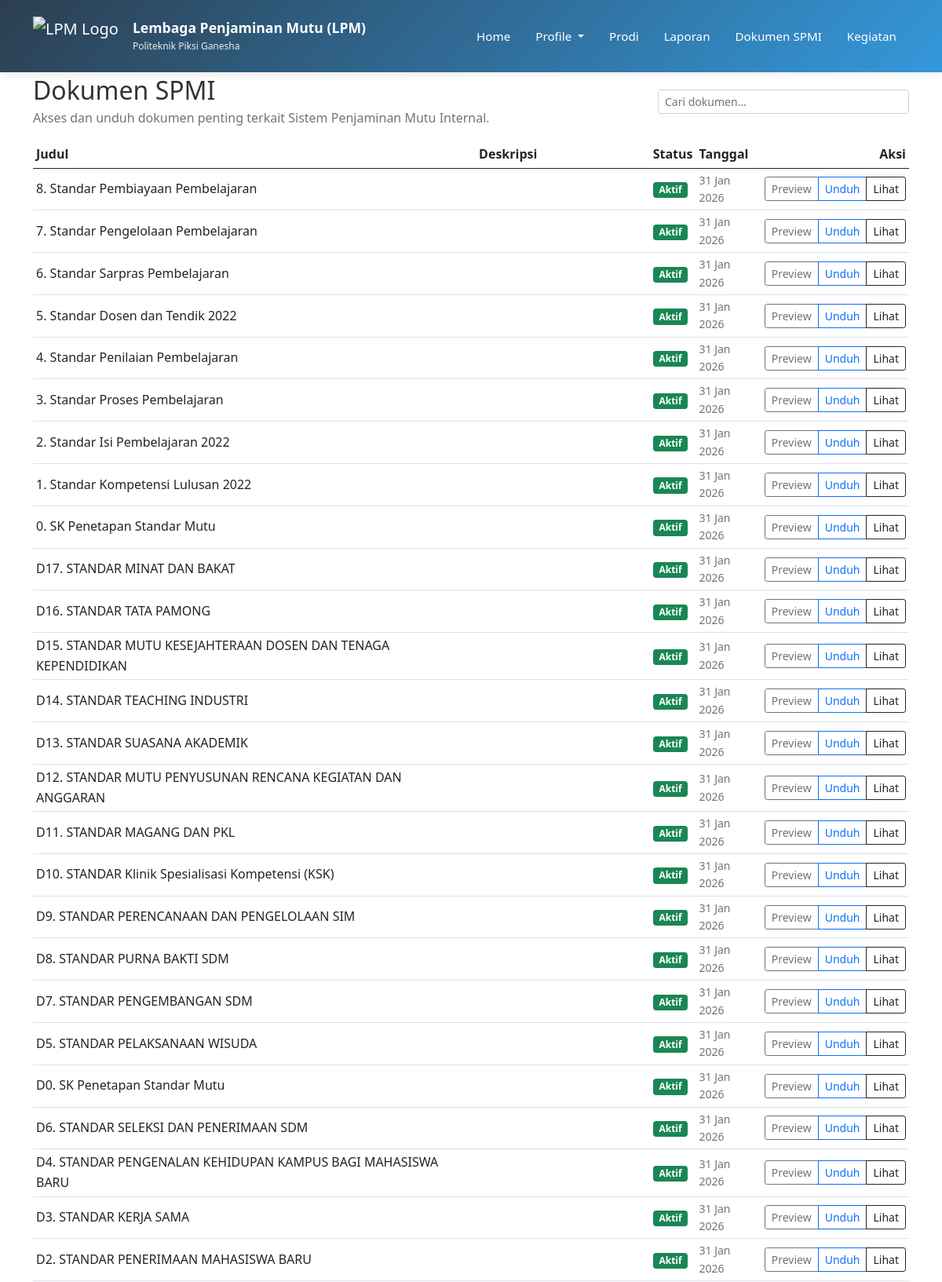
The page /index.php/frontend/dokumen (upper part) on the database its author committed.
### tables this page shows
CREATE TABLE `dokumen_spmi`  (
  `id` int NOT NULL AUTO_INCREMENT,
  `title` varchar(255) NULL DEFAULT NULL,
  `category` varchar(255) NULL DEFAULT NULL,
  `description` text NULL,
  `file_url` varchar(255) NULL DEFAULT NULL,
  `is_active` varchar(30) NULL DEFAULT NULL,
  `created_at` timestamp NULL DEFAULT NULL,
  `updated_at` timestamp NULL DEFAULT NULL,
  PRIMARY KEY (`id`) USING BTREE
);

### application/libraries/Template.php (called while the page is built, shortened)
<?php
class Template {
	protected $ci;
	protected $data = [];
	protected $title = 'LPM - Web Solutions';
	protected $meta_keywords = '';
	protected $meta_description = '';
	public function __construct() {
		$this->ci = &get_instance();
	}
	public function set_title($title) {
		$this->title = $title;
		return $this;
	}
	public function set_meta_keywords($keywords) {
		$this->meta_keywords = $keywords;
		return $this;
	}
	public function set_meta_description($description) {
		$this->meta_description = $description;
		return $this;
	}
	public function render($view, $data = [], $layout = 'default') {
		$template_data = array_merge($this->data, $data);
		$template_data['page_title'] = $this->title;
		$template_data['meta_keywords'] = $this->meta_keywords;
		$template_data['meta_description'] = $this->meta_description;
		$template_data['content'] = $this->ci->load->view($view, $template_data, TRUE);
		$template_data['header'] = $this->ci->load->view('frontend/layout/header', $template_data, TRUE);
		$template_data['footer'] = $this->ci->load->view('frontend/layout/footer', $template_data, TRUE);
		$this->ci->load->view('frontend/layout/' . $layout, $template_data);
	}
}

### application/controllers/Frontend.php (called while the page is built, shortened)
<?php
class Frontend extends CI_Controller {
	public function dokumen() {
		$this->template->set_title('Dokumen SPMI - LPM Politeknik Piksi Ganesha')
			->set_meta_description('Akses dan unduh dokumen-dokumen penting terkait Sistem Penjaminan Mutu Internal (SPMI) di Politeknik Piksi Ganesha.')
			->set_meta_keywords('dokumen SPMI, unduh dokumen, penjaminan mutu, Politeknik Piksi Ganesha');
		$data = [
			'active_menu' => 'dokumen'
		];
		$data['dokumen_list'] = $this->DokumenModel->get_all_dokumen(true);
		$this->template->render('frontend/dokumen', $data);
	}
}

### index.php (called while the page is built, shortened)
<?php
require_once BASEPATH.'core/CodeIgniter.php';

### application/models/DokumenModel.php (called while the page is built, shortened)
<?php
class DokumenModel extends CI_Model {
	private $table = 'dokumen_spmi';
	private $fields = [
		'id',
		'title',
		'category',
		'description',
		'file_url',
		'is_active',
		'created_at',
		'updated_at'
	];
	public function get_all_dokumen($active_only = false) {
		$this->db->select(implode(',', $this->fields));
		$this->db->from($this->table);
		if ($active_only) {
			$this->db->where('is_active', 1);
		}
		$this->db->order_by('created_at', 'DESC');
		return $this->db->get()->result();
	}
}

### application/views/frontend/dokumen.php (the view, shortened to what this page needs)
<div class="container my-5 pt-5">
    <div class="row mb-3 align-items-center">
        <div class="col-md-8">
            <h2 class="mb-1">Dokumen SPMI</h2>
            <p class="text-muted mb-0">Akses dan unduh dokumen penting terkait Sistem Penjaminan Mutu Internal.</p>
        </div>
        <div class="col-md-4 mt-3 mt-md-0 text-md-end">
            <input id="frontendDokumenSearch" class="form-control form-control-sm d-inline-block" style="max-width:320px;" placeholder="Cari dokumen..." aria-label="Cari dokumen">
        </div>
    </div>
    <div class="table-responsive">
        <table id="dokumenTable" class="table table-hover table-sm align-middle">
            <thead>
                <tr>
                    <th>Judul</th>
                    <th class="d-none d-sm-table-cell">Deskripsi</th>
                    <th>Status</th>
                    <th>Tanggal</th>
                    <th class="text-end">Aksi</th>
                </tr>
            </thead>
            <tbody>
                <?php if (!empty($dokumen_list) && is_array($dokumen_list)): ?>
                    <?php foreach ($dokumen_list as $dokumen): ?>
                        <tr>
                            <td><?= htmlspecialchars($dokumen->title) ?></td>
                            <td class="d-none d-sm-table-cell text-muted small"><?= htmlspecialchars(mb_strimwidth(strip_tags($dokumen->description), 0, 120, '...')) ?></td>
                            <td>
                                <?php if (!empty($dokumen->is_active) && $dokumen->is_active): ?>
                                    <span class="badge bg-success">Aktif</span>
                                <?php else: ?>
                                    <span class="badge bg-secondary">Nonaktif</span>
                                <?php endif; ?>
                            </td>
                            <td class="text-muted small"><?= date('d M Y', strtotime($dokumen->created_at ?? '')) ?></td>
                            <td class="text-end">
                                <div class="btn-group" role="group">
                                    <?php if (!empty($dokumen->file_url)): ?>
                                        <button type="button" class="btn btn-sm btn-outline-secondary btn-preview" data-file="<?= base_url($dokumen->file_url) ?>">Preview</button>
                                        <a href="<?= base_url($dokumen->file_url) ?>" class="btn btn-sm btn-outline-primary" target="_blank" rel="noopener">Unduh</a>
                                    <?php else: ?>
                                        <button class="btn btn-sm btn-outline-secondary" disabled>Tidak ada file</button>
                                    <?php endif; ?>
                                    <a href="<?= site_url('dokumen') ?>" class="btn btn-sm btn-outline-dark">Lihat</a>
                                </div>
                            </td>
                        </tr>
                    <?php endforeach; ?>
                <?php else: ?>
                <?php endif; ?>
            </tbody>
        </table>
    </div>
</div>

### application/views/frontend/layout/header.php (shortened to what this page needs)
<!DOCTYPE html>
<html lang="en">
<head>
    <link href="<?= base_url('assets/css/bootstrap.min.css') ?>" rel="stylesheet">
    <link href="<?= base_url('assets/css/app.css') ?>" rel="stylesheet">
</head>
<body>
    <nav class="navbar navbar-expand-lg navbar-dark fixed-top">
        <div class="container">
            <a class="navbar-brand" href="<?= base_url() ?>">
                <img src="<?= base_url('assets/img/logo.png') ?>" alt="LPM Logo" class="img-fluid">
                <span class="ms-2 fw-bold">Lembaga Penjaminan Mutu (LPM) <br><small>Politeknik Piksi Ganesha</small></span>
            </a>
            <div class="collapse navbar-collapse" id="navbarNav">
                <ul class="navbar-nav ms-auto">
                    <li class="nav-item">
                        <a class="nav-link <?= (isset($active_menu) && $active_menu == 'home') ? 'active' : '' ?>" href="<?= base_url() ?>">Home</a>
                    </li>
                    <li class="nav-item dropdown">
                        <a class="nav-link dropdown-toggle <?= (isset($active_menu) && $active_menu == 'profile') ? 'active' : '' ?>" href="#" id="navbarDropdown" role="button" data-bs-toggle="dropdown" aria-expanded="false">
                            Profile
                        </a>
                    </li>
                    <li class="nav-item">
                        <a class="nav-link <?= (isset($active_menu) && $active_menu == 'prodi') ? 'active' : '' ?>" href="<?= base_url('data-program-studi') ?>">Prodi</a>
                    </li>
                    <li class="nav-item">
                        <a class="nav-link <?= (isset($active_menu) && $active_menu == 'laporan') ? 'active' : '' ?>" href="<?= base_url('data-laporan') ?>">Laporan</a>
                    </li>
                    <li class="nav-item">
                        <a class="nav-link <?= (isset($active_menu) && $active_menu == 'dokumen-spmi') ? 'active' : '' ?>" href="<?= base_url('dokumen-spmi') ?>">Dokumen SPMI</a>
                    </li>
                    <li class="nav-item">
                        <a class="nav-link <?= (isset($active_menu) && $active_menu == 'kegiatan') ? 'active' : '' ?>" href="<?= base_url('kegiatan') ?>">Kegiatan</a>
                    </li>
                </ul>
            </div>
        </div>
    </nav>

### application/views/frontend/layout/footer.php (shortened to what this page needs)
</body>
</html>

### application/views/frontend/layout/default.php
<?= $header ?>
<?= $content ?>
<?= $footer ?>

### assets/css/app.css (style rules this page uses)
:root { --primary-color: #2c3e50; --secondary-color: #3498db; --accent-color: #e74c3c; --text-color: #333; --light-bg: #f8f9fa; }
body { font-family: 'Segoe UI', Tahoma, Geneva, Verdana, sans-serif; line-height: 1.6; color: var(--text-color); }
.navbar { background: linear-gradient(135deg, var(--primary-color), var(--secondary-color)); padding: 1rem 0; box-shadow: 0 2px 10px rgba(0,0,0,0.1); min-height: 80px; }
.navbar-brand { display: flex; align-items: center; max-width: 60%; flex-wrap: wrap; }
.navbar-brand img { height: 50px; width: auto; margin-right: 10px; flex-shrink: 0; }
.navbar-brand span { color: white; font-size: 1.1rem; line-height: 1.2; flex: 1; }
.navbar-brand small { font-size: 0.75rem; opacity: 0.9; font-weight: normal; }
.navbar-nav { flex-wrap: wrap; }
.navbar-nav .nav-link { color: white !important; font-weight: 500; margin: 0 8px; padding: 8px 12px; transition: color 0.3s ease; white-space: nowrap; }
@media (max-width: 1200px) and (min-width: 993px) { .navbar-nav .nav-link { margin: 0 8px; font-size: 0.95rem; } }

### application/views/frontend/dokumen.php (style rules this page uses)
.table-responsive { margin-top: .5rem; }
.table td, .table th { vertical-align: middle; }

### application/views/frontend/layout/footer.php (style rules this page uses)
html, body { height: 100%; min-height: 100%; }
body { display: flex; flex-direction: column; min-height: 100vh; }

### rows shown on the page
dokumen_spmi: title "8. Standar Pembiayaan Pembelajaran", is_active "Aktif", created_at "31 Jan 2026"
dokumen_spmi: title "7. Standar Pengelolaan Pembelajaran", is_active "Aktif", created_at "31 Jan 2026"
dokumen_spmi: title "6. Standar Sarpras Pembelajaran", is_active "Aktif", created_at "31 Jan 2026"
dokumen_spmi: title "5. Standar Dosen dan Tendik 2022", is_active "Aktif", created_at "31 Jan 2026"
dokumen_spmi: title "4. Standar Penilaian Pembelajaran", is_active "Aktif", created_at "31 Jan 2026"
dokumen_spmi: title "3. Standar Proses Pembelajaran", is_active "Aktif", created_at "31 Jan 2026"
dokumen_spmi: title "2. Standar Isi Pembelajaran 2022", is_active "Aktif", created_at "31 Jan 2026"
dokumen_spmi: title "1. Standar Kompetensi Lulusan 2022", is_active "Aktif", created_at "31 Jan 2026"
dokumen_spmi: title "0. SK Penetapan Standar Mutu", is_active "Aktif", created_at "31 Jan 2026"
dokumen_spmi: title "D17. STANDAR MINAT DAN BAKAT", is_active "Aktif", created_at "31 Jan 2026"
dokumen_spmi: title "D16. STANDAR TATA PAMONG", is_active "Aktif", created_at "31 Jan 2026"
dokumen_spmi: title "D15. STANDAR MUTU KESEJAHTERAAN DOSEN DAN TENAGA KEPENDIDIKAN", is_active "Aktif", created_at "31 Jan 2026"
dokumen_spmi: title "D14. STANDAR TEACHING INDUSTRI", is_active "Aktif", created_at "31 Jan 2026"
dokumen_spmi: title "D13. STANDAR SUASANA AKADEMIK", is_active "Aktif", created_at "31 Jan 2026"
dokumen_spmi: title "D12. STANDAR MUTU PENYUSUNAN RENCANA KEGIATAN DAN ANGGARAN", is_active "Aktif", created_at "31 Jan 2026"
dokumen_spmi: title "D11. STANDAR MAGANG DAN PKL", is_active "Aktif", created_at "31 Jan 2026"
dokumen_spmi: title "D10. STANDAR Klinik Spesialisasi Kompetensi (KSK)", is_active "Aktif", created_at "31 Jan 2026"
dokumen_spmi: title "D9. STANDAR PERENCANAAN DAN PENGELOLAAN SIM", is_active "Aktif", created_at "31 Jan 2026"
dokumen_spmi: title "D8. STANDAR PURNA BAKTI SDM", is_active "Aktif", created_at "31 Jan 2026"
dokumen_spmi: title "D7. STANDAR PENGEMBANGAN SDM", is_active "Aktif", created_at "31 Jan 2026"
dokumen_spmi: title "D5. STANDAR PELAKSANAAN WISUDA", is_active "Aktif", created_at "31 Jan 2026"
dokumen_spmi: title "D0. SK Penetapan Standar Mutu", is_active "Aktif", created_at "31 Jan 2026"
dokumen_spmi: title "D6. STANDAR SELEKSI DAN PENERIMAAN SDM", is_active "Aktif", created_at "31 Jan 2026"
dokumen_spmi: title "D4. STANDAR PENGENALAN KEHIDUPAN KAMPUS BAGI MAHASISWA BARU", is_active "Aktif", created_at "31 Jan 2026"
dokumen_spmi: title "D3. STANDAR KERJA SAMA", is_active "Aktif", created_at "31 Jan 2026"
dokumen_spmi: title "D2. STANDAR PENERIMAAN MAHASISWA BARU", is_active "Aktif", created_at "31 Jan 2026"
